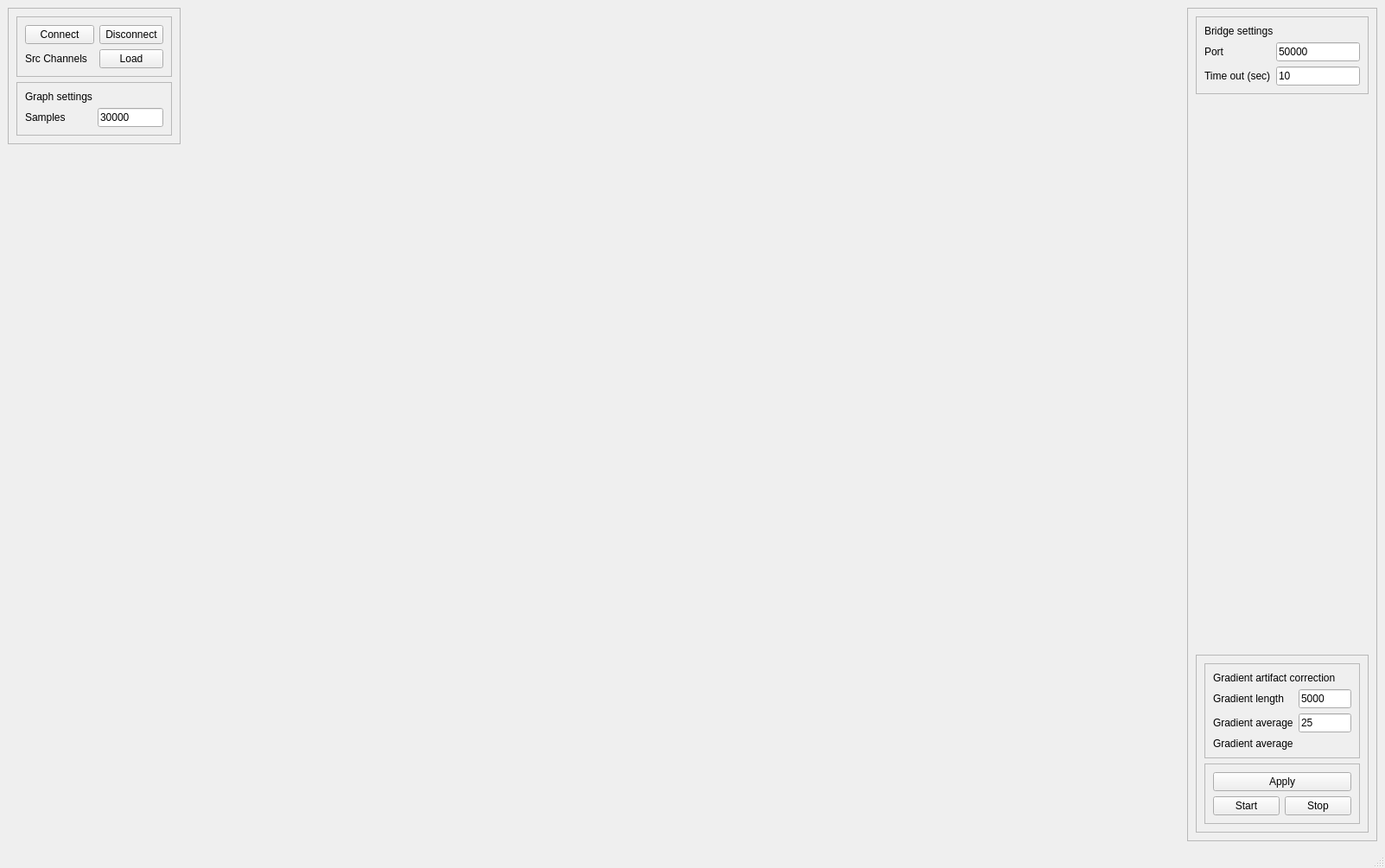
<?xml version="1.0" encoding="UTF-8"?>
<ui version="4.0">
 <class>EegWindow</class>
 <widget class="QMainWindow" name="EegWindow">
  <property name="geometry">
   <rect>
    <x>0</x>
    <y>0</y>
    <width>1603</width>
    <height>1005</height>
   </rect>
  </property>
  <property name="windowTitle">
   <string>MainWindow</string>
  </property>
  <widget class="QWidget" name="centralwidget">
   <layout class="QHBoxLayout" name="horizontalLayout">
    <item alignment="Qt::AlignTop">
     <widget class="QFrame" name="frame">
      <property name="sizePolicy">
       <sizepolicy hsizetype="Preferred" vsizetype="Preferred">
        <horstretch>0</horstretch>
        <verstretch>0</verstretch>
       </sizepolicy>
      </property>
      <property name="maximumSize">
       <size>
        <width>200</width>
        <height>16777215</height>
       </size>
      </property>
      <property name="frameShape">
       <enum>QFrame::StyledPanel</enum>
      </property>
      <property name="frameShadow">
       <enum>QFrame::Raised</enum>
      </property>
      <layout class="QVBoxLayout" name="verticalLayout_3">
       <item alignment="Qt::AlignTop">
        <widget class="QFrame" name="frame_6">
         <property name="frameShape">
          <enum>QFrame::StyledPanel</enum>
         </property>
         <property name="frameShadow">
          <enum>QFrame::Raised</enum>
         </property>
         <layout class="QFormLayout" name="formLayout">
          <item row="0" column="0">
           <widget class="QPushButton" name="connectButton">
            <property name="text">
             <string>Connect</string>
            </property>
           </widget>
          </item>
          <item row="0" column="1">
           <widget class="QPushButton" name="disconnectButton">
            <property name="text">
             <string>Disconnect</string>
            </property>
           </widget>
          </item>
          <item row="2" column="1">
           <widget class="QPushButton" name="sourceChannelLoad">
            <property name="text">
             <string>Load</string>
            </property>
           </widget>
          </item>
          <item row="2" column="0">
           <widget class="QLabel" name="label_6">
            <property name="text">
             <string>Src Channels</string>
            </property>
           </widget>
          </item>
         </layout>
        </widget>
       </item>
       <item alignment="Qt::AlignTop">
        <widget class="QFrame" name="frame_5">
         <property name="frameShape">
          <enum>QFrame::StyledPanel</enum>
         </property>
         <property name="frameShadow">
          <enum>QFrame::Raised</enum>
         </property>
         <layout class="QFormLayout" name="formLayout_4">
          <item row="0" column="0">
           <widget class="QLabel" name="graph_settings_label">
            <property name="text">
             <string>Graph settings</string>
            </property>
           </widget>
          </item>
          <item row="1" column="0">
           <widget class="QLabel" name="label">
            <property name="text">
             <string>Samples</string>
            </property>
           </widget>
          </item>
          <item row="1" column="1">
           <widget class="QLineEdit" name="lineEditGraphSamples">
            <property name="text">
             <string>30000</string>
            </property>
           </widget>
          </item>
         </layout>
        </widget>
       </item>
      </layout>
     </widget>
    </item>
    <item>
     <widget class="Glwidget" name="openglWidget" native="true">
      <property name="baseSize">
       <size>
        <width>0</width>
        <height>0</height>
       </size>
      </property>
      <layout class="QGridLayout" name="gridLayout_2"/>
     </widget>
    </item>
    <item>
     <widget class="QFrame" name="frame_2">
      <property name="maximumSize">
       <size>
        <width>220</width>
        <height>16777215</height>
       </size>
      </property>
      <property name="frameShape">
       <enum>QFrame::StyledPanel</enum>
      </property>
      <property name="frameShadow">
       <enum>QFrame::Raised</enum>
      </property>
      <layout class="QVBoxLayout" name="verticalLayout">
       <item alignment="Qt::AlignTop">
        <widget class="QFrame" name="frame_4">
         <property name="frameShape">
          <enum>QFrame::StyledPanel</enum>
         </property>
         <property name="frameShadow">
          <enum>QFrame::Raised</enum>
         </property>
         <layout class="QFormLayout" name="formLayout_3">
          <item row="1" column="0" colspan="2">
           <widget class="QLabel" name="bridge_label">
            <property name="text">
             <string>Bridge settings</string>
            </property>
           </widget>
          </item>
          <item row="2" column="0">
           <widget class="QLabel" name="port_label">
            <property name="text">
             <string>Port</string>
            </property>
           </widget>
          </item>
          <item row="2" column="1">
           <widget class="QLineEdit" name="lineEditPort">
            <property name="text">
             <string>50000</string>
            </property>
           </widget>
          </item>
          <item row="3" column="1">
           <widget class="QLineEdit" name="lineEditTimeOut">
            <property name="text">
             <string>10</string>
            </property>
           </widget>
          </item>
          <item row="3" column="0">
           <widget class="QLabel" name="label_4">
            <property name="text">
             <string>Time out (sec)</string>
            </property>
           </widget>
          </item>
         </layout>
        </widget>
       </item>
       <item alignment="Qt::AlignBottom">
        <widget class="QFrame" name="frame_7">
         <property name="frameShape">
          <enum>QFrame::StyledPanel</enum>
         </property>
         <property name="frameShadow">
          <enum>QFrame::Raised</enum>
         </property>
         <layout class="QVBoxLayout" name="verticalLayout_2">
          <item alignment="Qt::AlignBottom">
           <widget class="QFrame" name="frame_3">
            <property name="frameShape">
             <enum>QFrame::StyledPanel</enum>
            </property>
            <property name="frameShadow">
             <enum>QFrame::Raised</enum>
            </property>
            <layout class="QGridLayout" name="gridLayout_3">
             <item row="1" column="1">
              <widget class="QLineEdit" name="lineEditGALength">
               <property name="text">
                <string>5000</string>
               </property>
              </widget>
             </item>
             <item row="1" column="0">
              <widget class="QLabel" name="label_2">
               <property name="text">
                <string>Gradient length</string>
               </property>
              </widget>
             </item>
             <item row="3" column="0">
              <widget class="QLabel" name="label_3">
               <property name="text">
                <string>Gradient average</string>
               </property>
              </widget>
             </item>
             <item row="0" column="0" colspan="2">
              <widget class="QLabel" name="label_5">
               <property name="text">
                <string>Gradient artifact correction</string>
               </property>
              </widget>
             </item>
             <item row="2" column="0">
              <widget class="QLabel" name="label_7">
               <property name="text">
                <string>Gradient average</string>
               </property>
              </widget>
             </item>
             <item row="2" column="1">
              <widget class="QLineEdit" name="lineEditGAaverage">
               <property name="text">
                <string>25</string>
               </property>
              </widget>
             </item>
            </layout>
           </widget>
          </item>
          <item>
           <widget class="QFrame" name="frame_8">
            <property name="frameShape">
             <enum>QFrame::StyledPanel</enum>
            </property>
            <property name="frameShadow">
             <enum>QFrame::Raised</enum>
            </property>
            <layout class="QGridLayout" name="gridLayout">
             <item row="1" column="0">
              <widget class="QPushButton" name="GACorrectionStart">
               <property name="text">
                <string>Start</string>
               </property>
              </widget>
             </item>
             <item row="1" column="1">
              <widget class="QPushButton" name="GACorrectionStop">
               <property name="text">
                <string>Stop</string>
               </property>
              </widget>
             </item>
             <item row="0" column="0" colspan="2">
              <widget class="QPushButton" name="HandlerApplyButton">
               <property name="text">
                <string>Apply</string>
               </property>
              </widget>
             </item>
            </layout>
           </widget>
          </item>
         </layout>
        </widget>
       </item>
      </layout>
     </widget>
    </item>
   </layout>
  </widget>
  <widget class="QMenuBar" name="menubar">
   <property name="geometry">
    <rect>
     <x>0</x>
     <y>0</y>
     <width>1603</width>
     <height>22</height>
    </rect>
   </property>
  </widget>
  <widget class="QStatusBar" name="statusbar"/>
 </widget>
 <customwidgets>
  <customwidget>
   <class>Glwidget</class>
   <extends>QWidget</extends>
   <header location="global">glwidget.h</header>
   <container>1</container>
  </customwidget>
 </customwidgets>
 <resources/>
 <connections/>
</ui>
